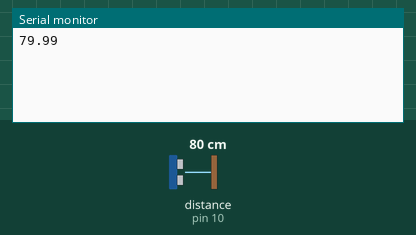
Simulated run of this sketch. Board: Arduino Uno, built with avr-gcc and run on an emulated ATmega328P. On the bench: the last lines printed to the serial monitor. The test bench sets the inputs (shaded band); at power-on: distance to the obstacle (sensor on pin 10) 80 cm. The echo pulse lasts 58.3 µs per cm.

Above: at 18.0 s.
18.1 s: distance to the obstacle (sensor on pin 10) set to 4 cm
At 21.4 s:
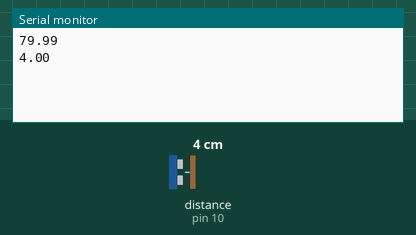
33.1 s: distance to the obstacle (sensor on pin 10) set to 2 cm
At 41.4 s:
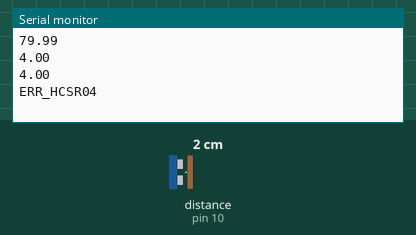

The sketch:

sketch.ino
```cpp
// Simulacion: mismo programa que la placa fisica (HC-SR04, TRIG en D9 y ECHO en D10).
const uint8_t PIN_TRIG = 9;
const uint8_t PIN_ECHO = 10;
const unsigned long INTERVALO_MS = 10000UL;
const unsigned long ESPERA_ECO_US = 30000UL;
const float DISTANCIA_MIN_CM = 2.0;
const float DISTANCIA_MAX_CM = 400.0;
unsigned long ultimaLectura = 0;

void setup() {
  Serial.begin(9600);
  pinMode(PIN_TRIG, OUTPUT);
  pinMode(PIN_ECHO, INPUT);
  digitalWrite(PIN_TRIG, LOW);
}

void loop() {
  const unsigned long ahora = millis();
  if (ahora - ultimaLectura < INTERVALO_MS) return;
  ultimaLectura = ahora;

  digitalWrite(PIN_TRIG, LOW);
  delayMicroseconds(2);
  digitalWrite(PIN_TRIG, HIGH);
  delayMicroseconds(10);
  digitalWrite(PIN_TRIG, LOW);

  const unsigned long duracion = pulseIn(PIN_ECHO, HIGH, ESPERA_ECO_US);
  const float distancia = duracion * 0.0343 / 2.0;
  if (duracion == 0 || distancia < DISTANCIA_MIN_CM || distancia > DISTANCIA_MAX_CM) {
    Serial.println("ERR_HCSR04");
    return;
  }
  Serial.println(distancia, 2);
}
```

Measured:
- the behaviour switches between 3 and 2 cm on distance to the obstacle (sensor on pin 10) (found by bisection; images 1 and 2)
- after the input at 18.1 s, the serial monitor: prints a new line after 1.9 s (image 1)
- after the input at 33.1 s, the serial monitor: prints a new line after 6.9 s (image 2)
